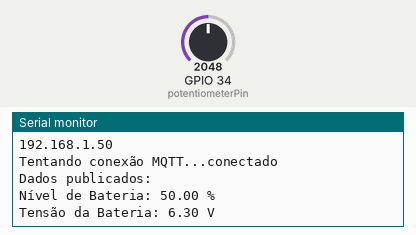
A sketch run on a simulated ESP32. Parts: the last lines printed to the serial monitor. Inputs (shaded band) come from the test bench; at power-on: GPIO 34 (potentiometerPin) = 2048. WiFi joins after 1.5 s; servers stay silent unless stated; no MQTT or app messages arrive unless stated.

Above: at 2.7 s.
2.8 s: GPIO 34 (potentiometerPin) set to 2866
At 5.1 s:
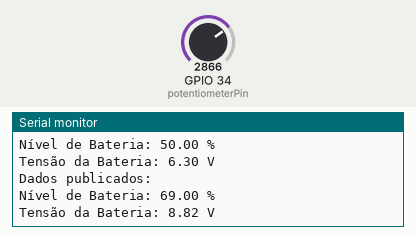
5.5 s: GPIO 34 (potentiometerPin) set to 3603
At 6.7 s:
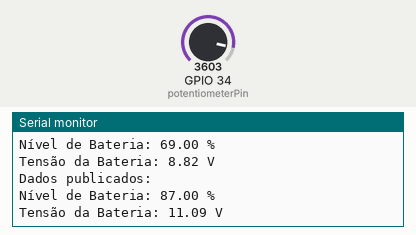
Timing chart, 0 to 8.5 s (numbered marks = the images above; inputs shaded):
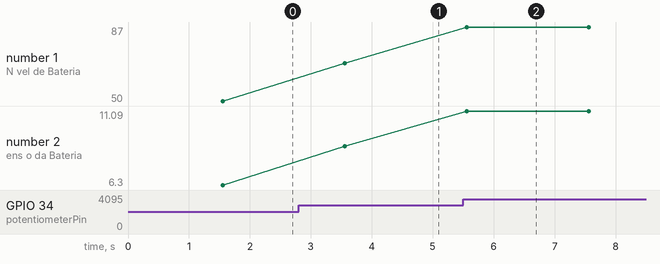

Measured:
- after the input at 2.8 s, the serial monitor: prints a new line after 0.76 s (image 1)
- after the input at 5.5 s, the serial monitor: prints a new line after 0.06 s (image 2)
- plotted number 1: 50 → 69 after the input at 2.8 s, 69 → 87 after the input at 5.5 s
- plotted number 2: 6.3 → 8.82 after the input at 2.8 s, 8.82 → 11.09 after the input at 5.5 s

The sketch:

sketch.ino
```cpp
#include <WiFi.h>
#include <PubSubClient.h>

// Credenciais da rede WiFi
const char* ssid = "Wokwi-GUEST";
const char* password = "";

// Configuração do broker MQTT
const char* mqtt_server = "test.mosquitto.org";
const char* mqtt_topic_percentage = "batteryPercentageIN";
const char* mqtt_topic_voltage = "batteryVoltageIN";

// Cliente Wi-Fi e MQTT
WiFiClient espClient;
PubSubClient client(espClient);

// Pino para o potenciômetro
const int potentiometerPin = 34;

// Variáveis para armazenar os valores
float batteryLevel = 0;
float batteryVoltage = 0;

// Constantes para calibração
const float maxVoltage = 12.6; // Voltagem máxima esperada

void setup() {
  Serial.begin(115200);  // Inicializa a comunicação serial

  // Configuração do pino de entrada
  pinMode(potentiometerPin, INPUT);

  setup_wifi();
  client.setServer(mqtt_server, 1883);
}

// Função para conectar ao WiFi
void setup_wifi() {
  Serial.print("Conectando-se a ");
  Serial.println(ssid);
  WiFi.begin(ssid, password);

  // Espera até conectar ao WiFi
  while (WiFi.status() != WL_CONNECTED) {
    delay(500);
    Serial.print(".");
  }

  Serial.println("\nWiFi conectado");
  Serial.println("Endereço IP: ");
  Serial.println(WiFi.localIP());
}

// Função para publicar os dados no servidor MQTT
void publishData() {
  int potValue = analogRead(potentiometerPin);

  // Interpreta o valor do potenciômetro em diferentes faixas
  batteryLevel = map(potValue, 0, 4095, 0, 100);             // Nível de bateria em %
  batteryVoltage = (potValue / 4095.0) * maxVoltage;         // Tensão em volts

  // Converte os valores para strings
  String batteryLevelStr = String(batteryLevel);
  String batteryVoltageStr = String(batteryVoltage, 2);

  // Publica os valores nos tópicos MQTT correspondentes
  client.publish(mqtt_topic_percentage, batteryLevelStr.c_str());
  client.publish(mqtt_topic_voltage, batteryVoltageStr.c_str());

  // Exibe os valores publicados no Serial Monitor
  Serial.println("Dados publicados:");
  Serial.println("Nível de Bateria: " + batteryLevelStr + " %");
  Serial.println("Tensão da Bateria: " + batteryVoltageStr + " V");
}

// Função para reconectar ao servidor MQTT caso a conexão seja perdida
void reconnect() {
  while (!client.connected()) {
    Serial.print("Tentando conexão MQTT...");
    if (client.connect("ESP32ClientPublisher")) {
      Serial.println("conectado");
    } else {
      Serial.print("falha, rc=");
      Serial.print(client.state());
      Serial.println(" tente novamente em 5 segundos");
      delay(5000);
    }
  }
}

void loop() {
  if (!client.connected()) {
    reconnect();
  }
  publishData();
  client.loop();
  delay(2000);
}
```
